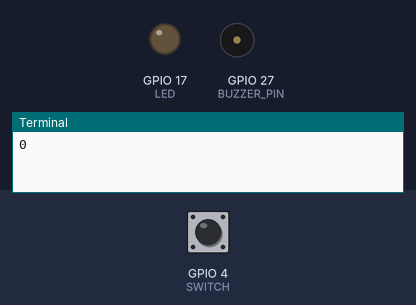
Recording of a program running on a simulated Raspberry Pi (BCM pin numbers). Shown: output pins drawn as LEDs (lit = HIGH), buzzer (waves = sounding), the last lines printed to the terminal. The inputs (shaded band) are chosen by the test bench; at power-on: GPIO 4 (SWITCH) LOW.

Above: at 1.2 s.
1.3 s: GPIO 4 (SWITCH) pulled HIGH for 1.2 s
At 2.5 s:
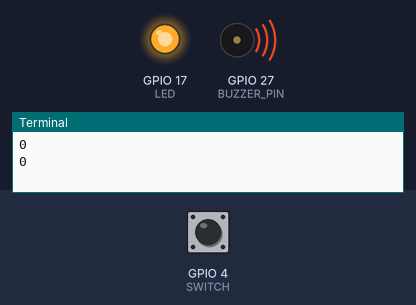
4.2 s: GPIO 4 (SWITCH) pulled HIGH for 3.2 s
At 8.6 s:
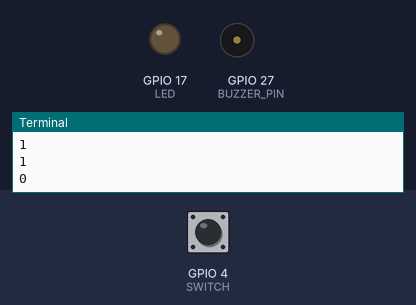
Timing chart, 0 to 10.1 s (numbered marks = the images above; inputs shaded):
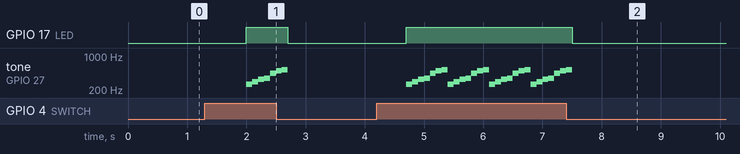

The program:

switch_led.py
```python
import RPi.GPIO as GPIO
import time

LED = 17
SWITCH = 4
BUZZER_PIN = 27

GPIO.setmode(GPIO.BCM)
GPIO.setup(BUZZER_PIN, GPIO.OUT)
GPIO.setup(LED, GPIO.OUT)
GPIO.setup(SWITCH, GPIO.IN, pull_up_down = GPIO.PUD_DOWN)


try:
    GPIO.output(LED, 0)
    pwm = GPIO.PWM(BUZZER_PIN, 1)
    while True:
        value = GPIO.input(SWITCH) # 누르지 않은 경우 0, 누른 경우 1
        if value == 1:
            GPIO.output(LED, 1)
            pwm.start(10) # 소리 크기 (전압)
            melody = [262, 294, 330, 349, 440, 494, 523]
            for i in melody:
                pwm.ChangeFrequency(i)
                time.sleep(0.1)
        else:
            GPIO.output(LED, 0)
            pwm.stop()
            time.sleep(1)

        print(value)


finally:

    GPIO.cleanup()
```

Measured:
- after the input at 1.3 s, GPIO 17 (LED): LOW → HIGH after 0.70 s, → LOW 0.70 s later; tone on GPIO 27 (BUZZER_PIN): plays 262 Hz for 0.10 s, 294 Hz for 0.10 s, 330 Hz for 0.10 s, 349 Hz for 0.10 s, 440 Hz for 0.10 s, 494 Hz for 0.10 s … (7 notes in this stretch), starting after 0.70 s
- after the input at 4.2 s, GPIO 17 (LED): LOW → HIGH after 0.50 s, → LOW 2.8 s later; tone on GPIO 27 (BUZZER_PIN): silent → 262 Hz after 0.50 s, then repeats every 0.70 s: 294 Hz 0.10 s, 330 Hz 0.10 s, 349 Hz 0.10 s, 440 Hz 0.10 s, 494 Hz 0.10 s, 523 Hz 0.10 s, 262 Hz 0.10 s, until it stays silent from 7.5 s
